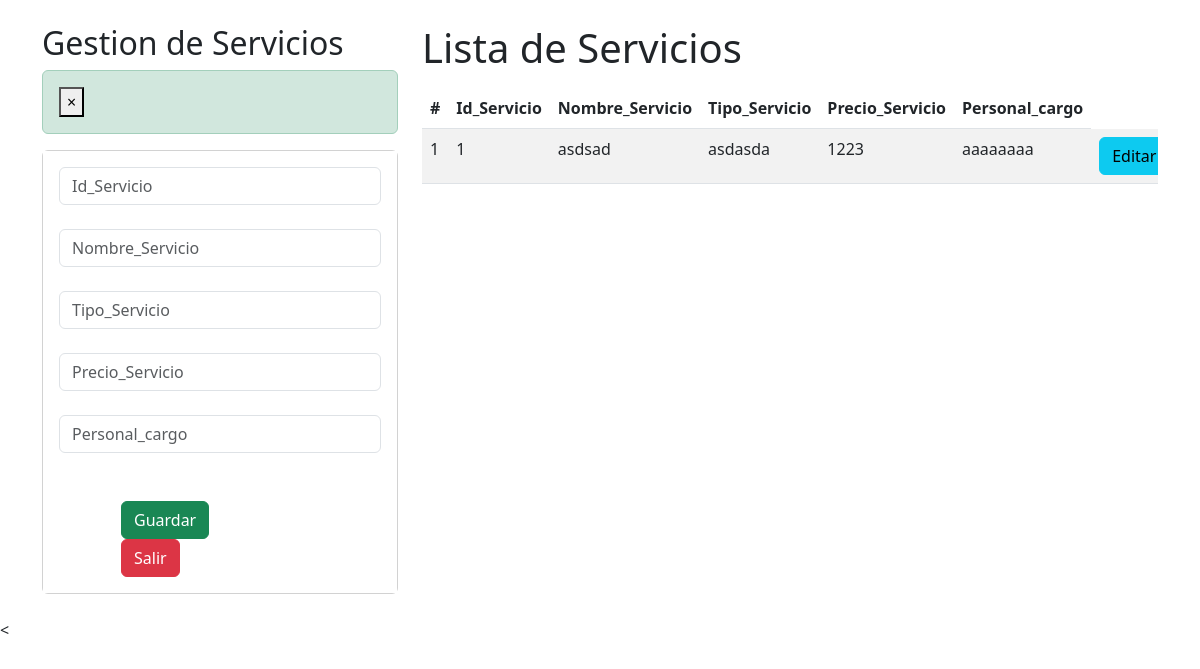
Before: /crud_Servicios/ with the older database file.
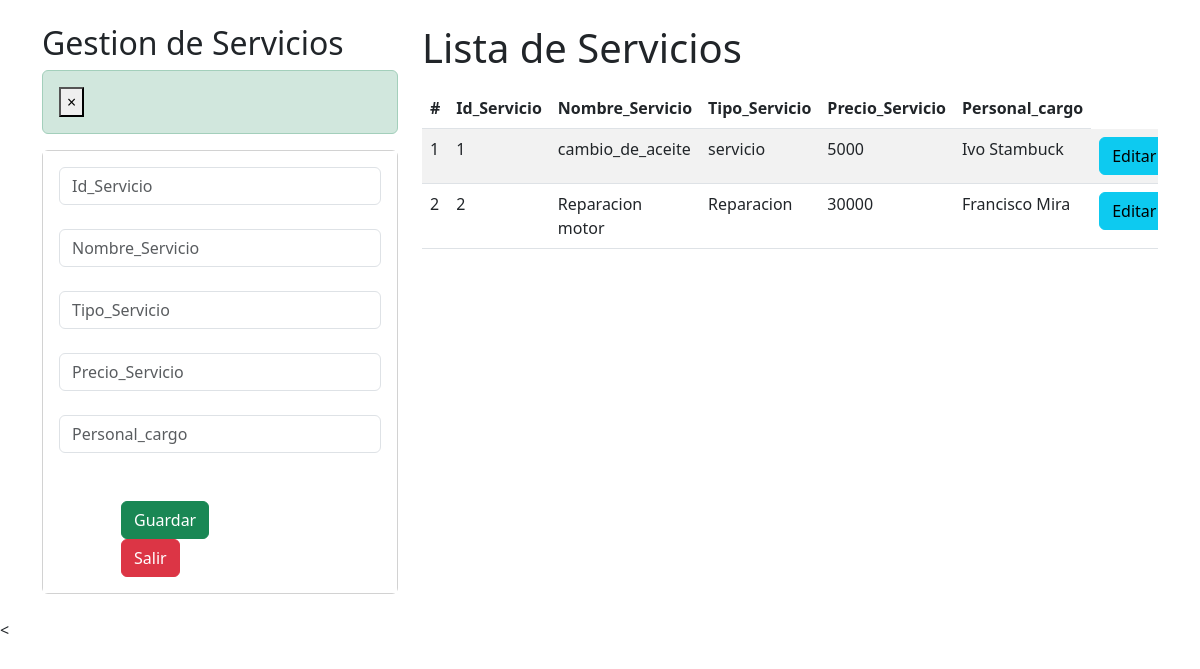
After: the same page with the newer database file.
### API_Rest/models.py (models this page shows, shortened)
class Servicio(models.Model):
    Id_Servicio = models.CharField(primary_key=True, max_length=7)
    Nombre_Servicio = models.CharField(max_length=30)
    Tipo_Servicio = models.CharField(max_length=20)
    Precio_Servicio = models.IntegerField()
    Personal_cargo = models.CharField(max_length=40)

### API_Rest/views.py (the view)
# urls.py: path("crud_Servicios/", crud_Servicios, name="crud_Servicios"),
def crud_Servicios(request):
    servicios = Servicio.objects.all()
    return render(request, "core/crud_Servicios.html", {"servicios": servicios})

### API_Rest/templates/core/crud_Servicios.html (shortened to what the changed rows need)
<!DOCTYPE html>
<html>
  {% load static %}
  <head>
    <link href="https://cdn.jsdelivr.net/npm/bootstrap@5.3.0/dist/css/bootstrap.min.css" rel="stylesheet">
  </head>
    <body>
        <div id="cont_fondo">
            <div class="container py-4">
                <div class="row">
                    <div class="col-sm-12 col-md-6 col-lg-4 col-xl-4">
                        <h2>Gestion de Servicios</h2>
                    </div>
                    <div class="col-sm-12 col-md-6 col-lg-8 col-xl-8">
                        <h1>Lista de Servicios</h1>
                        <div class="table-responsive py-2">
                            <table class="table table-striped">
                                <thead>
                                    <tr>
                                        <th>#</th>
                                        <th>Id_Servicio</th>
                                        <th>Nombre_Servicio</th>
                                        <th>Tipo_Servicio</th>
                                        <th>Precio_Servicio</th>
                                        <th>Personal_cargo</th>
                                    </tr>
                                </thead>
                                <tbody>
                                    {% for s in servicios %}
                                    <tr>
                                        <td>{{forloop.counter}}</td>
                                        <td>{{s.Id_Servicio}}</td>
                                        <td>{{s.Nombre_Servicio}}</td>
                                        <td>{{s.Tipo_Servicio}}</td>
                                        <td>{{s.Precio_Servicio}}</td>
                                        <td>{{s.Personal_cargo}}</td>
                                        <td><a href="/edicionServicio/{{s.Id_Servicio}}" class="btn btn-info">Editar</a></td>
                                    </tr>
                                    {% endfor %}
                                </tbody>
                            </table>
                        </div>
                    </div>
                </div>
            </div>
        </div>
    </body>
</body>
</html>

Changed rows visible on the page:
changed Servicio id 1: Nombre_Servicio "asdsad" → "cambio_de_aceite"; Tipo_Servicio "asdasda" → "servicio"; Precio_Servicio "1223" → "5000"; Personal_cargo "aaaaaaaa" → "Ivo Stambuck"
added Servicio: Id_Servicio "2", Nombre_Servicio "Reparacion motor", Tipo_Servicio "Reparacion", Precio_Servicio "30000", Personal_cargo "Francisco Mira"
